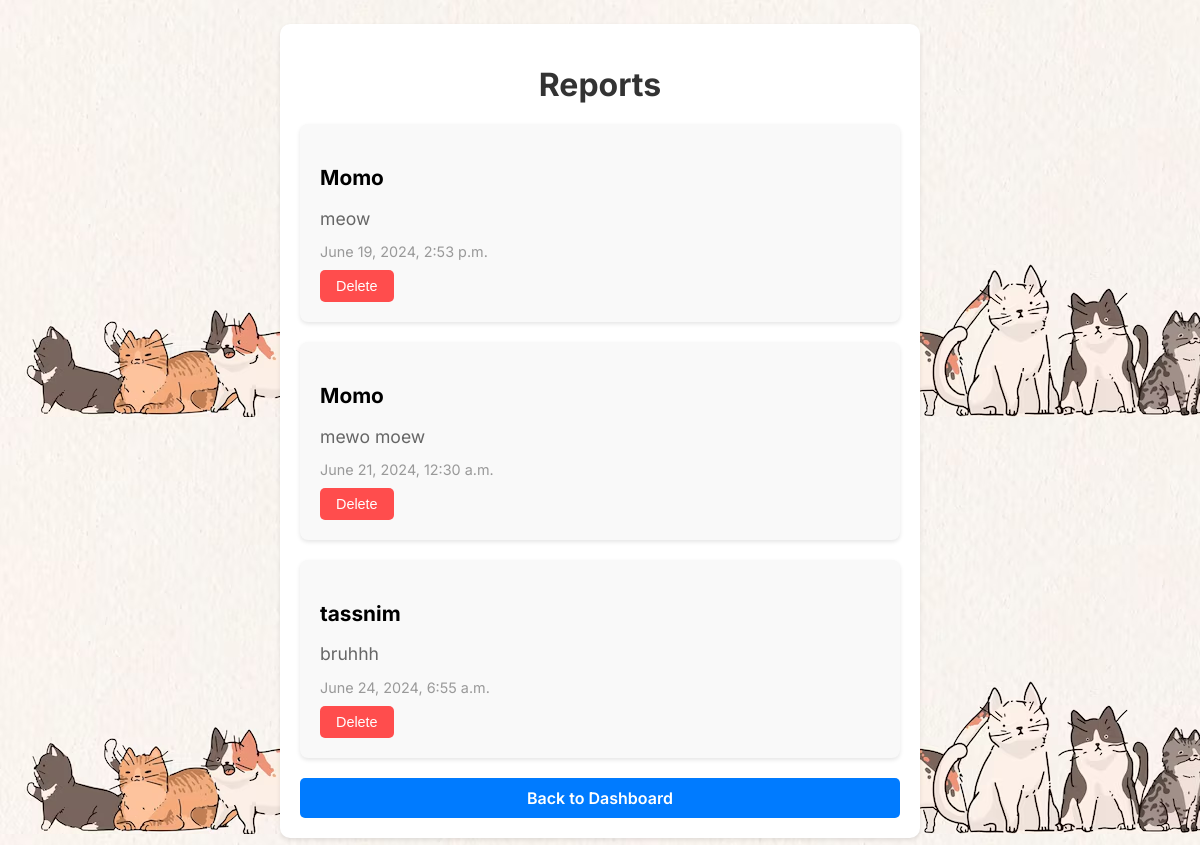
The app's page /myPage/admin/reports/, older data.
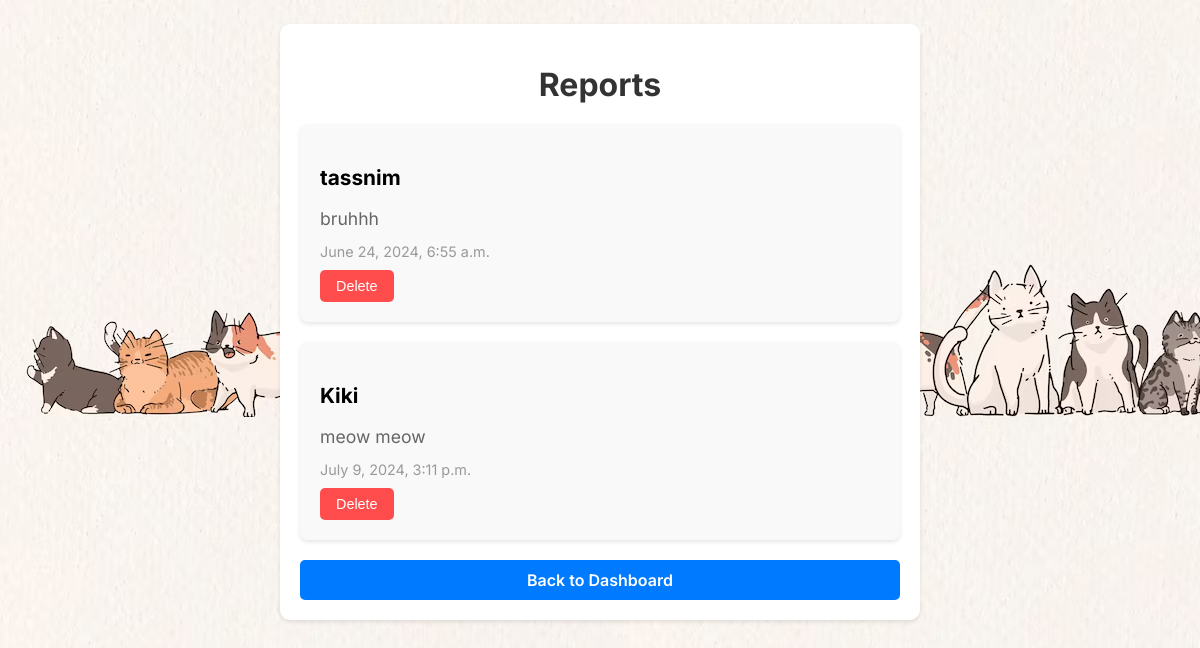
The same page, newer data.
### catshelter/models.py (models this page shows, shortened)
class Report(models.Model):
    cat = models.ForeignKey(Cat, on_delete=models.CASCADE)
    report_text = models.TextField()
    created_at = models.DateTimeField(auto_now_add=True)

class Cat(models.Model):
    GENDER_CHOICES = [
        ('M', 'Male'),
        ('F', 'Female'),
    ]
    HEALTH_CHOICES = [
        ('Healthy', 'Healthy'),
        ('Sick', 'Sick'),
    ]
    name = models.CharField(max_length=100)
    age = models.IntegerField()
    breed = models.CharField(max_length=100)
    description = models.TextField()
    image = models.ImageField(upload_to='cat_images/', null=True, blank=True)
    gender = models.CharField(max_length=1, choices=GENDER_CHOICES, default='M')
    neuter = models.BooleanField(default=False)
    health_condition = models.CharField(max_length=50, choices=HEALTH_CHOICES, default='Healthy')

### catshelter/views.py (the view)
# urls.py: path('admin/reports/', views.admin_report, name='admin_report'),
def admin_report(request):
    reports = Report.objects.all()
    return render(request, 'admin_report.html', {'reports': reports})

### catshelter/templates/admin_report.html (shortened to what this page needs)
{% load static %}
<!DOCTYPE html>
<html lang="en">
<head>
</head>
<body>
    <div class="container">
        <h1>Reports</h1>
        {% for report in reports %}
        <div class="report-box">
            <p class="cat-name">{{ report.cat.name }}</p>
            <p class="report-text">{{ report.report_text }}</p>
            <p class="created-at">{{ report.created_at }}</p>
            <form method="post" action="{% url 'delete_report' report.id %}" onsubmit="return confirm('Are you sure you want to delete this report?');">
                <button type="submit" class="delete-button">Delete</button>
            </form>
        </div>
        {% endfor %}
        <a href="{% url 'admin_dashboard' %}" class="button-link">Back to Dashboard</a>
    </div>
</body>
</html>

Row changes from the older to the newer data that the page shows:
removed Report: cat.name "Momo", report_text "meow", created_at "June 19, 2024, 2:53 p.m."
removed Report: cat.name "Momo", report_text "mewo moew", created_at "June 21, 2024, 12:30 a.m."
added Report: cat.name "Kiki", report_text "meow meow", created_at "July 9, 2024, 3:11 p.m."
